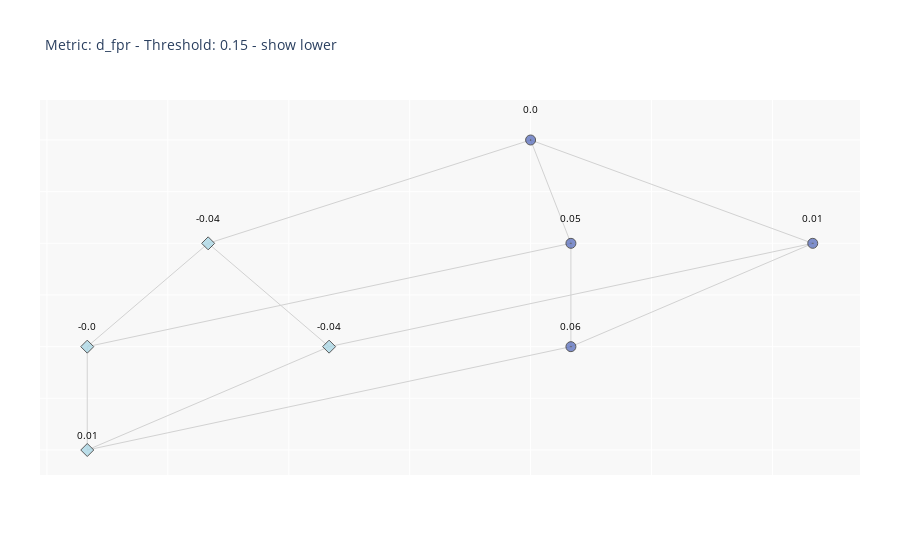

This figure's notebook cell:
### Markdown cell above
#### Lattice

### Code cell
id_col=0
fp_divergence_ofI=fp_divergence_ofI
corrSign=fp_divergence_ofI.getCorrectiveItems()
if len(corrSign)>id_col:
    S_i=corrSign[["S+i"]].head(id_col+1).values[id_col][0]
    print(S_i)
    fig1=fp_divergence_ofI.plotLatticeItemset(S_i, Th_divergence=0.15, sizeDot="small", getLower=True)
    if saveFig:
        fig1.write_image(f"{outDirLattice}/lattice_corrective_{dataset_name}_{fp_divergence_ofI.metric_name}_{min_sup}.pdf")

### Figure 1 — Plotly figure (JSON) as saved in the notebook; plotly's stock layout.template omitted (floating-point values rounded to 4 significant figures)
{"data": [{"hoverinfo": "none", "line": {"color": "rgb(210,210,210)", "width": 1}, "mode": "lines", "type": "scatter", "x": [0, -1.333, null, 0, 0.1667, null, 0, 1.167, null, -1.333, -1.833, null, -1.333, -0.8333, null, 0.1667, -1.833, null, 0.1667, 0.1667, null, 1.167, -0.8333, null, 1.167, 0.1667, null, -1.833, -1.833, null, -0.8333, -1.833, null, 0.1667, -1.833, null], "y": [6, 5, null, 6, 5, null, 6, 5, null, 5, 4, null, 5, 4, null, 5, 4, null, 5, 4, null, 5, 4, null, 5, 4, null, 4, 3, null, 4, 3, null, 4, 3, null]}, {"hoverinfo": "text", "marker": {"color": "#ff6666", "line": {"color": "rgb(50,50,50)", "width": 1}, "size": 10, "symbol": "square"}, "mode": "markers", "name": "Metric: d_fpr - Threshold: 0.15 - show lower", "opacity": 0.8, "text": [], "type": "scatter", "x": [], "y": []}, {"hoverinfo": "text", "marker": {"color": "lightblue", "line": {"color": "rgb(50,50,50)", "width": 1}, "size": 10, "symbol": "diamond"}, "mode": "markers", "name": "Metric: d_fpr - Threshold: 0.15 - show lower", "opacity": 0.8, "text": ["priors_count=0", "priors_count=0, race=African-American", "priors_count=0, sex=Male", "priors_count=0, race=African-American, sex=Male"], "type": "scatter", "x": [-1.333, -1.833, -0.8333, -1.833], "y": [5, 4, 4, 3]}, {"hoverinfo": "text", "marker": {"color": "#6175c1", "line": {"color": "rgb(50,50,50)", "width": 1}, "size": 10, "symbol": "circle-dot"}, "mode": "markers", "name": "Metric: d_fpr - Threshold: 0.15 - show lower", "opacity": 0.8, "text": ["", "race=African-American", "sex=Male", "race=African-American, sex=Male"], "type": "scatter", "x": [0, 0.1667, 1.167, 0.1667], "y": [6, 5, 5, 4]}], "layout": {"annotations": [{"font": {"color": "rgb(0,0,0)", "size": 10}, "showarrow": false, "text": "0.0", "x": 0, "xref": "x", "y": 6.3, "yref": "y"}, {"font": {"color": "rgb(0,0,0)", "size": 10}, "showarrow": false, "text": "-0.04", "x": -1.333, "xref": "x", "y": 5.25, "yref": "y"}, {"font": {"color": "rgb(0,0,0)", "size": 10}, "showarrow": false, "text": "0.05", "x": 0.1667, "xref": "x", "y": 5.25, "yref": "y"}, {"font": {"color": "rgb(0,0,0)", "size": 10}, "showarrow": false, "text": "0.01", "x": 1.167, "xref": "x", "y": 5.25, "yref": "y"}, {"font": {"color": "rgb(0,0,0)", "size": 10}, "showarrow": false, "text": "-0.0", "x": -1.833, "xref": "x", "y": 4.2, "yref": "y"}, {"font": {"color": "rgb(0,0,0)", "size": 10}, "showarrow": false, "text": "-0.04", "x": -0.8333, "xref": "x", "y": 4.2, "yref": "y"}, {"font": {"color": "rgb(0,0,0)", "size": 10}, "showarrow": false, "text": "0.06", "x": 0.1667, "xref": "x", "y": 4.2, "yref": "y"}, {"font": {"color": "rgb(0,0,0)", "size": 10}, "showarrow": false, "text": "0.01", "x": -1.833, "xref": "x", "y": 3.15, "yref": "y"}], "font": {"size": 10}, "hovermode": "closest", "margin": {"b": 85, "l": 40, "r": 40, "t": 100}, "plot_bgcolor": "rgb(248,248,248)", "showlegend": false, "title": {"text": "Metric: d_fpr - Threshold: 0.15 - show lower"}, "xaxis": {"showline": false, "showticklabels": false, "zeroline": false}, "yaxis": {"showline": false, "showticklabels": false, "zeroline": false}}}
